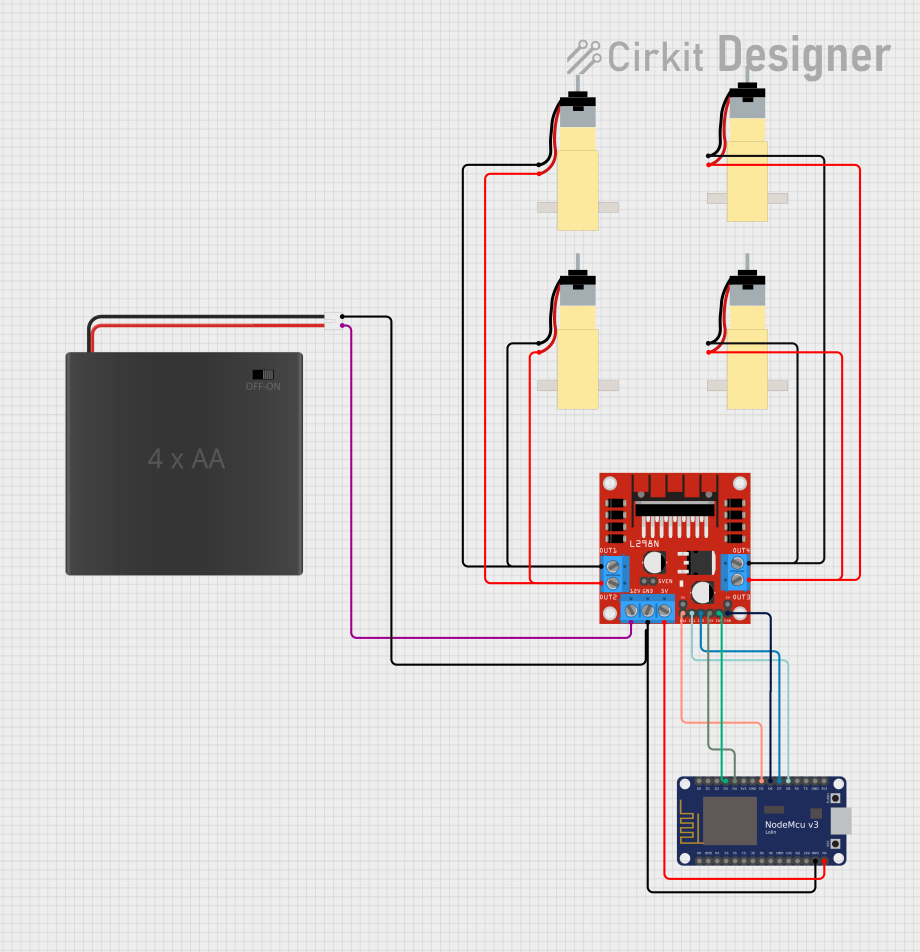
#> input picture wifi car.png, 6438 x 6663 px (shown at 1/7 size)
$ python -i ImageS.py   (imports and definitions only)
#> lines starting #> are read from the running program, lines starting #| are printed output that depends on the picture
from tkinter import *
from tkinter import ttk
import tkinter.filedialog
from PIL import ImageTk
from PIL import Image
from tkinter import messagebox
from io import BytesIO
import  os

class Stegno:

    art ='''Welcome'''
    art2 = '''
@ @
 *
 '''
    output_image_size = 0

    # [33 lines left out: function main, not called in this run]

    def home(self,frame):
            frame.destroy()
            self.main(root)

    # [203 lines left out: functions frame1_decode, frame2_decode, decode, frame1_encode, frame2_encode, info and 4 more, not called in this run]

    def page3(self,frame):
        frame.destroy()
        self.main(root)

# [1 line not run here, left out]

o = Stegno()
# [3 lines not run here, left out]

>>> import cv2
>>> picture = cv2.imread('wifi car.png', cv2.IMREAD_GRAYSCALE)
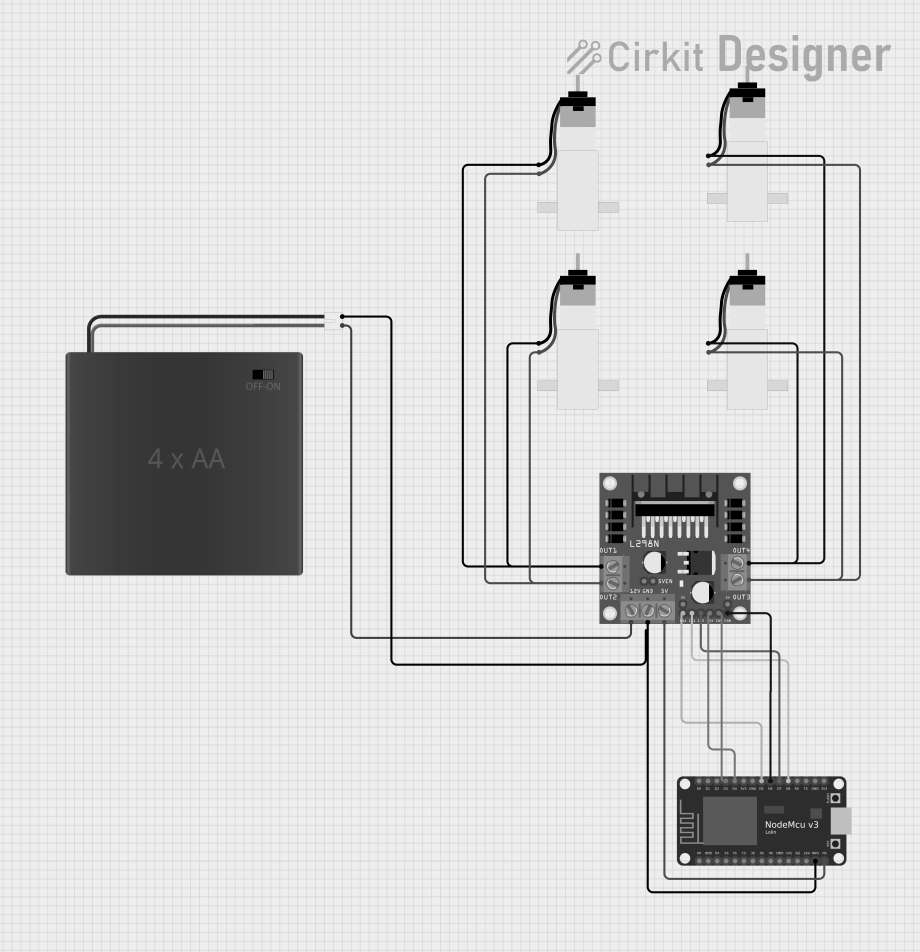
#> picture: shape (6663, 6438) (shown at 1/7 size); min 0, max 255, mean 212.4
#> (the run stopped early here; a loop or call above may not have finished)
